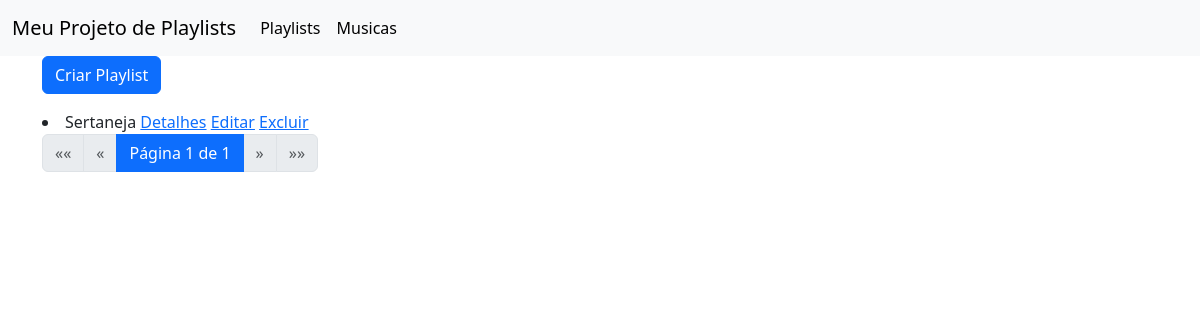
Before: / with the older database file.
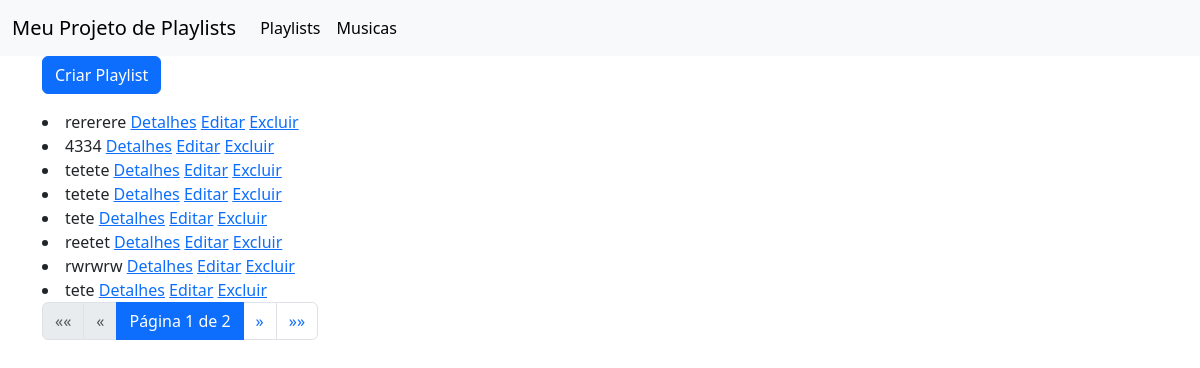
After: the same page with the newer database file.
### playlist/models.py (models this page shows, shortened)
class Playlist(models.Model):
    nome = models.CharField(max_length=100)
    musicas = models.ManyToManyField(Musica)

### playlist/views.py (the view)
# urls.py: path('', PlaylistListView.as_view(), name='playlist_list'),
class PlaylistListView(ListView):
    model = Playlist
    template_name = 'playlist/playlist_list.html'
    context_object_name = 'playlists'
    paginate_by = 8
    queryset = Playlist.objects.order_by('-id')

### playlist/templates/playlist/playlist_list.html (shortened to what this page needs)
{% extends 'base.html' %}
{% block content %}
<a href="{% url 'playlist_create' %}" class="btn btn-primary mb-3">Criar Playlist</a>
{% for playlist in playlists %}
<li>
    {{ playlist.nome }}
    <a href="{% url 'playlist_detail' playlist.pk %}">Detalhes</a>
    <a href="{% url 'playlist_update' playlist.pk %}">Editar</a>
    <a href="{% url 'playlist_delete' playlist.pk %}">Excluir</a>
</li>
{% endfor %}
<nav aria-label="Navegação de páginas">
    <ul class="pagination">
        {% if page_obj.has_previous %}
            <li class="page-item">
                <a class="page-link" href="?page=1" aria-label="Primeira">
                    <span aria-hidden="true">&laquo;&laquo;</span>
                </a>
            </li>
            <li class="page-item">
                <a class="page-link" href="?page={{ page_obj.previous_page_number }}" aria-label="Anterior">
                    <span aria-hidden="true">&laquo;</span>
                </a>
            </li>
        {% else %}
            <li class="page-item disabled"><span class="page-link">&laquo;&laquo;</span></li>
            <li class="page-item disabled"><span class="page-link">&laquo;</span></li>
        {% endif %}
        <li class="page-item active">
            <span class="page-link">Página {{ page_obj.number }} de {{ page_obj.paginator.num_pages }}</span>
        </li>
        {% if page_obj.has_next %}
            <li class="page-item">
                <a class="page-link" href="?page={{ page_obj.next_page_number }}" aria-label="Próxima">
                    <span aria-hidden="true">&raquo;</span>
                </a>
            </li>
            <li class="page-item">
                <a class="page-link" href="?page={{ page_obj.paginator.num_pages }}" aria-label="Última">
                    <span aria-hidden="true">&raquo;&raquo;</span>
                </a>
            </li>
        {% else %}
            <li class="page-item disabled"><span class="page-link">&raquo;</span></li>
            <li class="page-item disabled"><span class="page-link">&raquo;&raquo;</span></li>
        {% endif %}
    </ul>
</nav>
</div>
{% endblock %}

Changed rows visible on the page:
no longer on this page (row unchanged): Playlist: nome "Sertaneja"
added Playlist: nome "rererere"
added Playlist: nome "4334"
added Playlist: nome "tetete"
added Playlist: nome "tetete"
added Playlist: nome "tete"
added Playlist: nome "reetet"
added Playlist: nome "rwrwrw"
added Playlist: nome "tete"
Other visible differences:
{{ page_obj.paginator.num_pages }}: "1" → "2"
